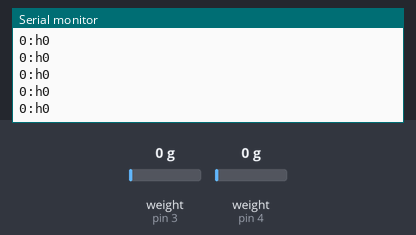
Bench run of a sketch on a simulated Arduino Uno, built with avr-gcc and run on an emulated ATmega328P. Shown: the last lines printed to the serial monitor. Inputs (shaded band) come from the test bench; at power-on: weight on the scale (sensors on pin 3, pin 4) 0 g.

Above: at 3.2 s.
3.3 s: weight on the scale (sensor on pin 3) set to 1250 g
At 3.56 s:
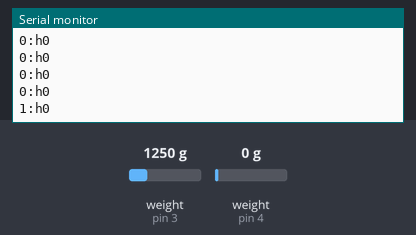
4.8 s: weight on the scale (sensor on pin 4) set to 1250 g
At 4.97 s:
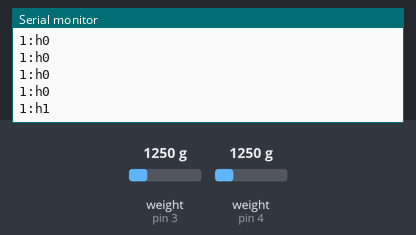
6.3 s: weight on the scale (sensor on pin 3) set to 100 g
At 6.37 s:
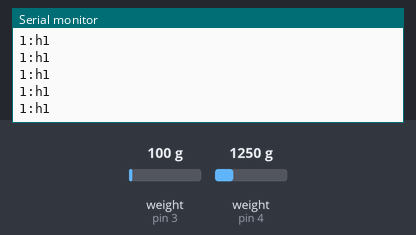
7.8 s: weight on the scale (sensor on pin 4) set to 2500 g
At 7.97 s:
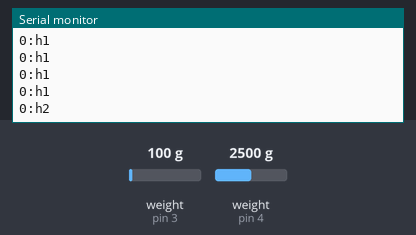
Timing chart, 0 to 10.3 s (numbered marks = the images above; inputs shaded):
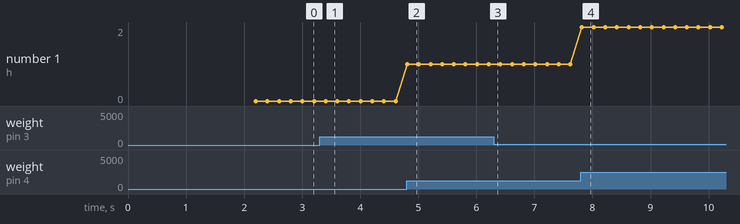

Measured:
- after the input at 3.3 s, the serial monitor: prints a new line after 0.11 s (image 1)
- after the input at 4.8 s, the serial monitor: prints a new line at once (image 2)
- after the input at 7.8 s, the serial monitor: prints a new line at once (image 4)
- plotted number 1: 1 → 2 after the input at 7.8 s

The sketch:

strain_gauge_example.ino
```cpp
// (licence header left out)
#include "HX711.h"

#define calibration_factor -7050.0 //This value is obtained using the SparkFun_HX711_Calibration sketch

#define DOUT_1  3
#define DOUT_2 4
#define CLK  2

HX711 scale_1(DOUT_1, CLK);
HX711 scale_2(DOUT_2, CLK);

String part_1;
String part_2;

void setup() {
  Serial.begin(9600);
  //Serial.println("HX711 scale demo");

  scale_1.set_scale(calibration_factor); //This value is obtained by using the SparkFun_HX711_Calibration sketch
  scale_1.tare(); //Assuming there is no weight on the scale at start up, reset the scale to 0


  scale_2.set_scale(calibration_factor); //This value is obtained by using the SparkFun_HX711_Calibration sketch
  scale_2.tare(); //Assuming there is no weight on the scale at start up, reset the scale to 0

  //Serial.println("Readings:");
}

void loop() {
  //Serial.print("Reading: ");
  part_1 = (int)scale_1.get_units();
  part_2 = (int)scale_2.get_units();
  Serial.println(part_1+":h"+part_2);
  //scale.get_units() returns a float
  //Serial.print(" lbs"); //You can change this to kg but you'll need to refactor the calibration_factor
  //Serial.println();
}
```
